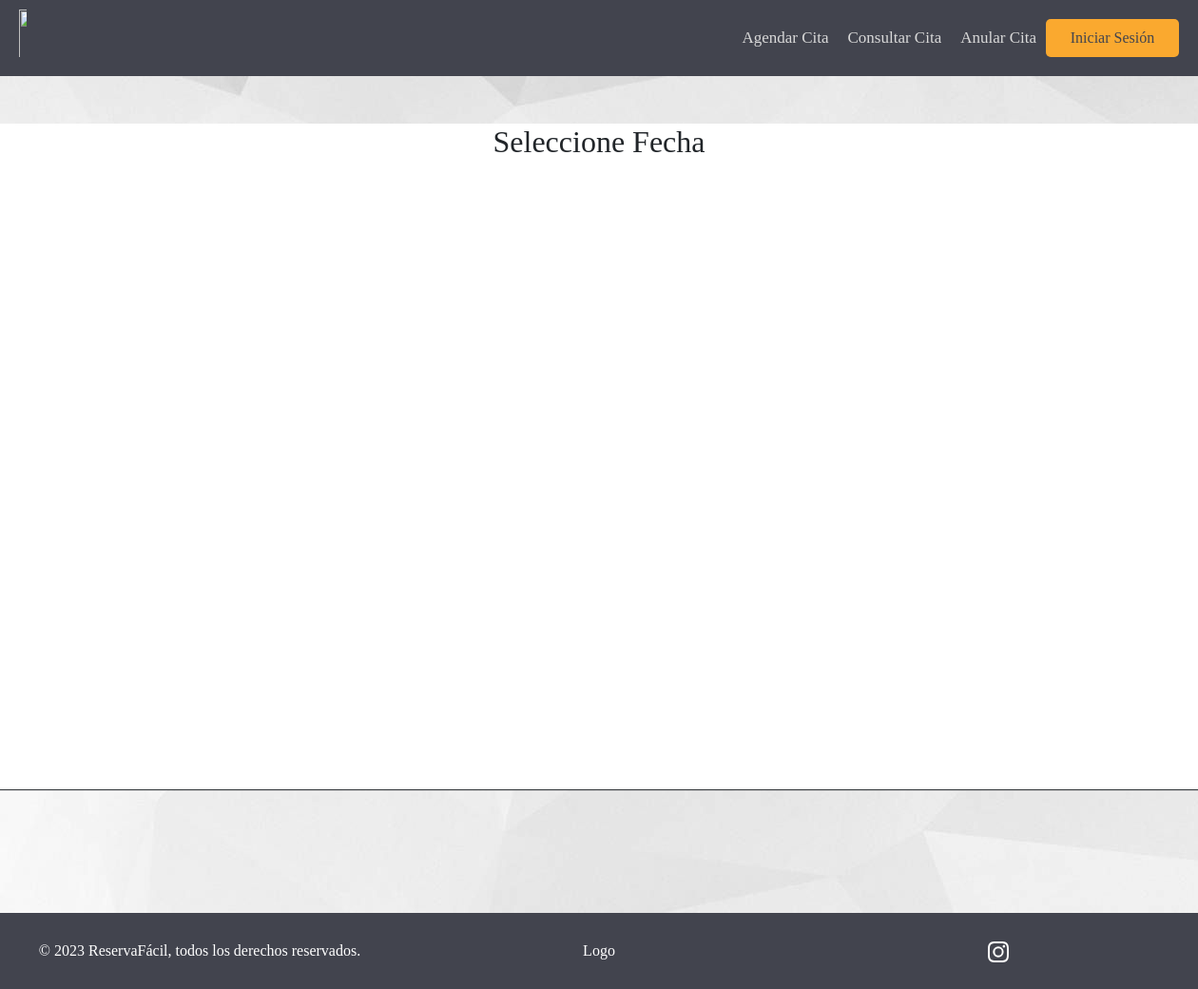
The page /funciones_citas_operador/agenda_citas on the database as committed earlier.
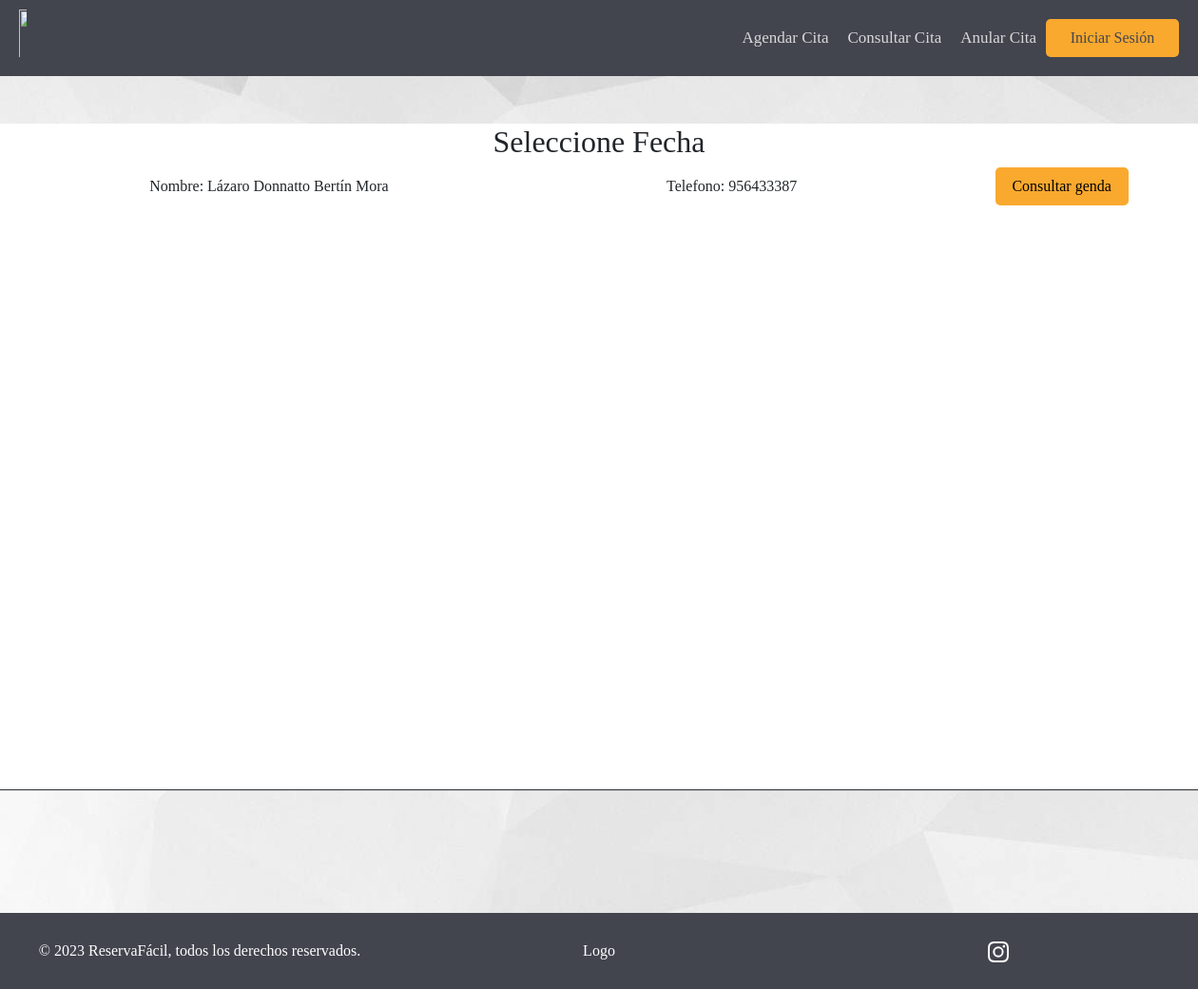
The same page on the database as committed later.
### AppReservaFacil/models.py (models this page shows, shortened)
class Especialista(models.Model):
    ID_Especialista = models.IntegerField(primary_key=True, unique=True)
    Nombre_completo_E = models.CharField(max_length=256)
    Rut = models.CharField(max_length=9, null=True)
    Sexo = models.CharField(choices = ([('Femenino','Femenino'), ('Masculino','Masculino')]),max_length=9, null=True)
    Fecha_de_nacimiento_E = models.DateField(null=True)
    Direccion_E = models.CharField(max_length=256, null=True)
    Telefono_E = models.CharField(max_length=9, null=True)
    ini_con_especialista = models.DateField(null=True)
    fin_con_especialista = models.DateField(null=True)
    Foto_E = models.ImageField(upload_to='Paciente',null=True)
    Especialidad_P = models.ForeignKey(Especialidad,null=True, on_delete=models.RESTRICT,related_name="Especialidad_P")
    Especialidad_S = models.ForeignKey(Especialidad,null=True, on_delete=models.RESTRICT,related_name="Especialidad_S")
    Dia_Esp_P = MultiSelectField(choices=DIAS_CHOICES)
    Dia_Esp_S = MultiSelectField(choices=DIAS_CHOICES)
    Minutes_Esp_P_Lun = models.IntegerField(null = True, choices=MINUTOS_CHOICES)
    Minutes_Esp_P_Mar = models.IntegerField(null = True, choices=MINUTOS_CHOICES)
    Minutes_Esp_P_Mie = models.IntegerField(null = True, choices=MINUTOS_CHOICES)
    Minutes_Esp_P_Jue = models.IntegerField(null = True, choices=MINUTOS_CHOICES)
    Minutes_Esp_P_Vie = models.IntegerField(null = True, choices=MINUTOS_CHOICES)
    Minutes_Esp_P_Sab = models.IntegerField(null = True, choices=MINUTOS_CHOICES)
    Minutes_Esp_P_Dom = models.IntegerField(null = True, choices=MINUTOS_CHOICES)
    Minutes_Esp_S_Lun = models.IntegerField(null = True, choices=MINUTOS_CHOICES)
    Minutes_Esp_S_Mar = models.IntegerField(null = True, choices=MINUTOS_CHOICES)
    Minutes_Esp_S_Mie = models.IntegerField(null = True, choices=MINUTOS_CHOICES)
    Minutes_Esp_S_Jue = models.IntegerField(null = True, choices=MINUTOS_CHOICES)
    Minutes_Esp_S_Vie = models.IntegerField(null = True, choices=MINUTOS_CHOICES)
    Minutes_Esp_S_Sab = models.IntegerField(null = True, choices=MINUTOS_CHOICES)
    Minutes_Esp_S_Dom = models.IntegerField(null = True, choices=MINUTOS_CHOICES)
    Usuario_E = models.ForeignKey(User, null=True, on_delete=models.CASCADE)

### AppReservaFacil/views.py (the view)
# urls.py: path('funciones_citas_operador/agenda_citas', views.operador_consulta_agenda, name='agenda_citas'),
def operador_consulta_agenda(request):
    lista_especialista = Especialista.objects.all()
    context = {'lista_especialista': lista_especialista}
    if request.method == 'POST':
        print('')
    return render(request, 'Operador/operador_agenda_especialista.html',context)

### AppReservaFacil/templatetags/auth_extras.py (called while the page is built)
@register.filter(name='has_group')
def has_group(user, group_name):
    group = Group.objects.get(name=group_name)
    return True if group in user.groups.all() else False

### AppReservaFacil/templates/Operador/operador_agenda_especialista.html (shortened to what this page needs)
{% extends "../Clientes/index.html" %}
{% block footer %}
<div id="main-content-centro">
    <div class="div-grande">
        <h2 id="titulo-inicio-sesion">Seleccione Fecha</h2>
            <div class="row">
                <table>
                    {% for x in lista_especialista %}
                        <tr>
                            <td>Nombre: {{x.Nombre_completo_E}}</td>
                            <td>Telefono: {{x.Telefono_E}}</td>
                            <td>
                                <form action="post">
                                    <button class="btn-naranja-mediano" value="{{x.ID_Especialista}}"
                                    type="submit" name="consultar">Consultar genda</button>
                                </form>
                            </td>
                        </tr>
                    {% endfor %}
                </table>
            </div>
        </div>
</div>
{% endblock %}

### AppReservaFacil/templates/Clientes/index.html (shortened to what this page needs)
{% load static %}
{% load auth_extras %}
<!DOCTYPE html>
<html lang="es">
<head>
    <link href="../../../static/css.css" rel="stylesheet">
    <link href="https://cdn.jsdelivr.net/npm/bootstrap@5.0.2/dist/css/bootstrap.min.css" rel="stylesheet">
    <link href="https://cdn.jsdelivr.net/npm/bootstrap@5.2.3/dist/css/bootstrap.min.css" rel="stylesheet">
</head>
<body>
<header>
    <div id="div-nav-left">
        <a href="/"><img src="../../static/img/logo.png" width="28px" height="60px"></a>
    </div>
    <div id="div-nav-right">
        <nav>
            <ul>
                {% if request.user|has_group:"Especialistas" %}
                    <li><a href="/agenda_especialista">Agenda</a></li>
                    <li><a href="/modificar_hora">Ficha Médica</a></li>
                    <li><a href="/consultar_hora">Emitir Receta</a></li>
                    {% if user.is_authenticated %}
                        <button id="btn-inicio-sesion" type="button" class="btn-naranja-mediano"><a href="/cerrarSesion">Cerrar Sesión</a></button>
                    {% else %}
                        <button id="btn-inicio-sesion" type="button" class="btn-naranja-mediano"><a href="/inicioSesion">Iniciar Sesión</a></button>
                    {% endif %}
                {% else %}
                    <li><a href="/agendar_hora">Agendar Cita</a></li>
                    <li><a href="/consultar_hora">Consultar Cita</a></li>
                    <li><a href="/anular_hora">Anular Cita</a></li>
                    {% if user.is_authenticated %}
                        <button id="btn-inicio-sesion" type="button" class="btn-naranja-mediano"><a href="/cerrarSesion">Cerrar Sesión</a></button>
                    {% else %}
                        <button id="btn-inicio-sesion" type="button" class="btn-naranja-mediano"><a href="/inicioSesion">Iniciar Sesión</a></button>
                    {% endif %}
                {% endif %}
            </ul>
        </nav>
    </div>
</header>
<div id="main-content-centro">
{% block footer %}{% endblock %}
</div>
<footer>
    <div class="col">© 2023 ReservaFácil, todos los derechos reservados.</div>
    <div class="col">Logo</div>
    <div class="col">
        <div class="col">
            <a href="">
            </a>
        </div>
    </div>
</footer>
</body>
</html>

### AppReservaFacil/static/Clientes/css.css (style rules this page uses)
html { height: 100%; }
* { margin: 0; padding: 0; box-sizing: border-box; font-family: 'Poppins','sans-serif'; }
header { height: 80px; background-color: #42444E; }
.btn-naranja-mediano { height: 40px; width: 140px; background-color: #FAA92F; border-style: none; border-radius: 5px; margin: auto; }
.btn-naranja-mediano a { text-decoration: none; color: #42444E; }
div#div-nav-left { float: left; }
div#div-nav-right { float: right; }
header div img { padding-left: 20px; padding-top: 10px; }
header div nav ul { margin: 0; padding: 0; list-style: none; padding-right: 20px; display: flex; }
header div nav ul li { display: inline-block; line-height: 80px; text-decoration: none; }
header div nav ul li a { font-size: 17px; display: block; padding: 0 10px; color: #D9D9D9; text-decoration: none; transition: background-color .7s; }
body { margin: auto; background-image:url("background.jpg"); background-repeat: no-repeat; height: 100%; }
#main-content-centro { height: 100%; display: grid; place-content: center; }
.div-grande { height: 700px; width: 1300px; background-color: #ffffff; text-align: center; border-radius: 10px; box-shadow: 0px 1px 1px; overflow-y: scroll; overflow-x: hidden; }
footer { height: 80px; background-color: #42444E; position:relative; bottom: 0; width: 100%; text-align: center; color: #FFFFFF; font-family: 'Lobster', cursive; margin-top: 80px; text-decoration: none; justify-content: center; align-items: center; display: flex; }
footer div div a svg { color: #FFFFFF; transition-duration: 0.5s; }

Rows that differ between the two databases and show on the page:
added Especialista: Nombre_completo_E "Lázaro Donnatto Bertín Mora", Telefono_E "956433387", {{ x.ID_Especialista }} 1 (drawn)
